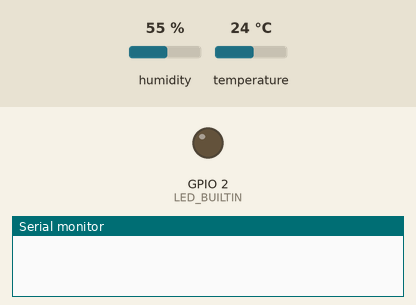
The program below on a simulated ESP32. On the bench: output pins drawn as LEDs (lit = HIGH), the last lines printed to the serial monitor. The inputs (shaded band) are chosen by the test bench; at power-on: humidity 55 %, temperature 24 °C. WiFi joins after 1.5 s; servers stay silent unless stated; no MQTT or app messages arrive unless stated.

Above: at 0.0 s.
At 1.7 s:
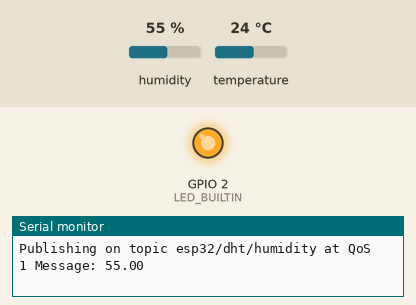
Timing chart, 0 to 3.2 s (numbered marks = the images above):
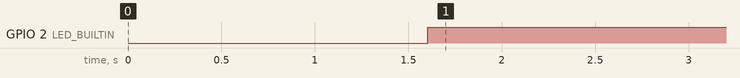

The program:

main.cpp
```cpp
#include <Arduino.h>
#include <WiFi.h>
#include <DHT.h>
#include <Adafruit_Sensor.h>
#include <PubSubClient.h>

const char* ssid = "Mehdi";
const char* pass = "00000001";
const char* brokerUser = "WifiEsp32";
const char* brokerpass = "00000000";
const char* mqttServer = "192.168.43.203";
int mqttPort = 1883;

WiFiClient espClient;
PubSubClient client(espClient);


#define MQTT_PUB_TEMP "esp32/dht/temp"
#define MQTT_PUB_HUM  "esp32/dht/humidity"

DHT my_sensor(15,DHT22,1);

void setupWifi(){
  delay(100);

  Serial.print("\nConnecting to Wifi : ");
  Serial.println(ssid);

  WiFi.begin(ssid,pass);

  while(WiFi.status() != WL_CONNECTED){
    delay(100);
    Serial.print("-");
  }

  Serial.print("\nConnected to ");
  Serial.println(ssid);

}

void reconnect (){
  while (!client.connected()){
    Serial.print("\nConnecting to ");
    Serial.println(mqttServer);
    if(client.connect("ed5019bbb69c40c2affdb0ba40e7074d.s2.eu.hivemq.cloud",brokerUser,brokerpass)){ // c367e12f5b7c43e4a9521205bd257bfe.s2.eu.hivemq.cloud
      Serial.print("\nConnected to ");
      Serial.println(mqttServer);
    } else {
      Serial.println("\nTrying to connect again");
      delay(5000);
    }
  }

}

void setup() {
  Serial.begin(115200);

  my_sensor.begin();

  pinMode(LED_BUILTIN,OUTPUT);

  setupWifi();
  client.setServer(mqttServer,mqttPort);

}

void loop() {
  digitalWrite(LED_BUILTIN,WiFi.status()== WL_CONNECTED);

  float humidity = my_sensor.readHumidity(0);
  float temperature = my_sensor.readTemperature(0,0);

  if(!client.connected()){
    reconnect();
  }

  client.loop();

  client.publish(MQTT_PUB_TEMP, String(temperature).c_str());
  Serial.printf("Publishing on topic %s at QoS 1 ", MQTT_PUB_TEMP);
  Serial.printf("Message: %.2f \n", temperature);


  // Publish an MQTT message on topic esp32/dht/humidity
  client.publish(MQTT_PUB_HUM, String(humidity).c_str());
  Serial.printf("Publishing on topic %s at QoS 1 ", MQTT_PUB_HUM);
  Serial.printf("Message: %.2f \n", humidity);

  Serial.printf("\n");

  delay(30000);

}
```

Measured:
- by itself, GPIO 2 (LED_BUILTIN): LOW → HIGH at 1.6 s
